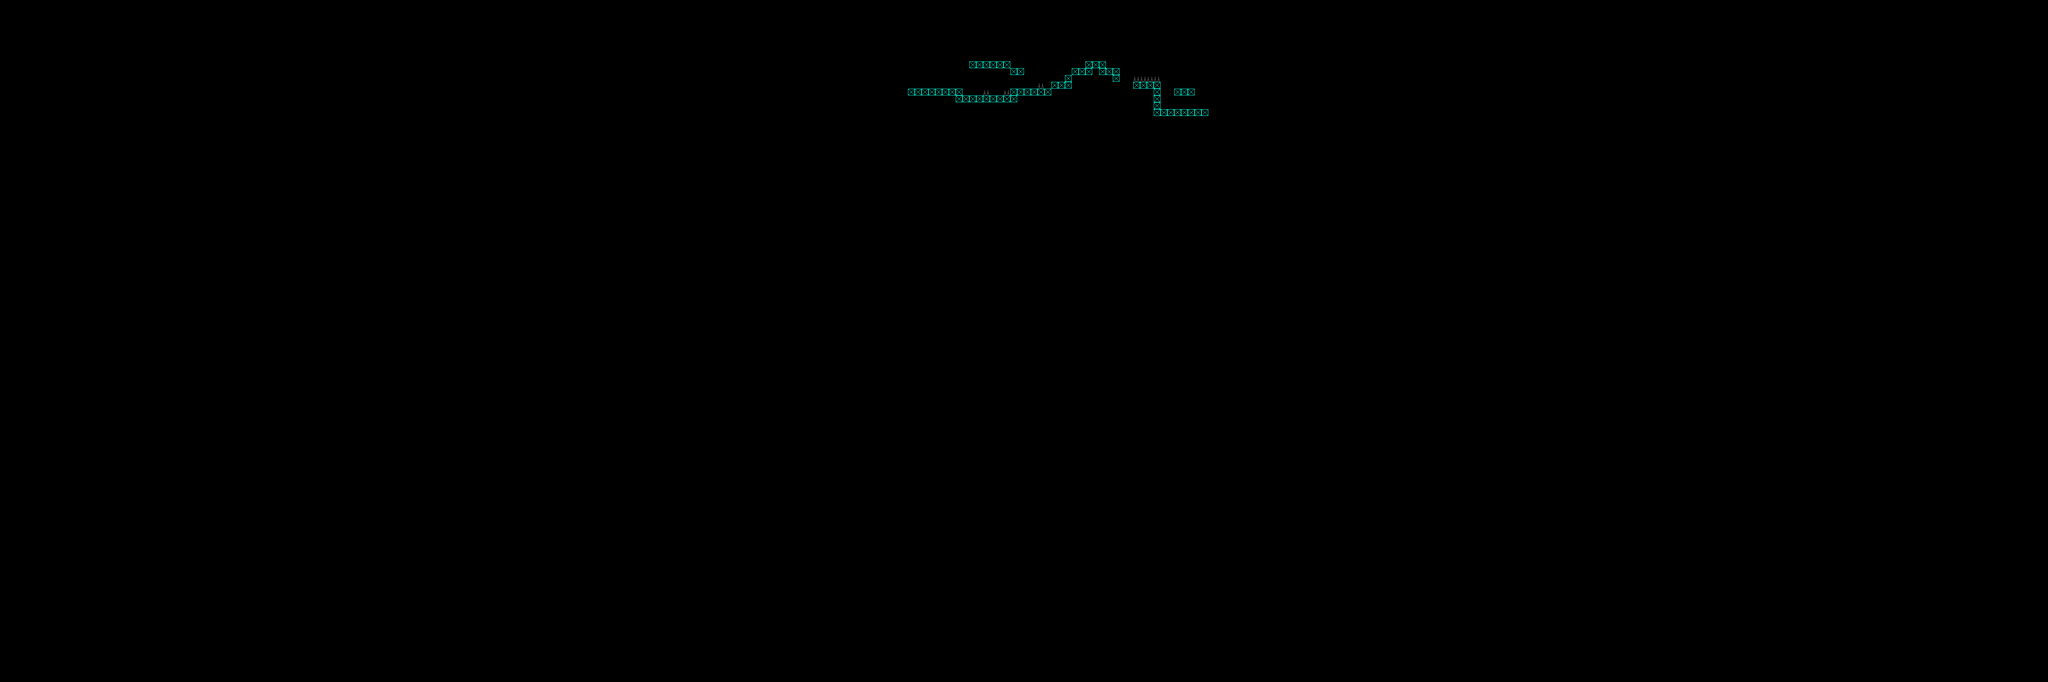

Tiled map render using the project's own tile images. Description and the map definition, with tile-layer contents summarised, below:
An orthogonal 300x100 tile map with 16x16 px tiles, 2 tile layers (Ground, Hazards).

<map version="1.0" tiledversion="2017.07.17" orientation="orthogonal" renderorder="left-up" width="300" height="100" tilewidth="16" tileheight="16" backgroundcolor="#000000" nextobjectid="1">
 <tileset firstgid="1" source="../Map/untitled.tsx" />
 <layer name="Ground" width="300" height="100">
  <properties>
   <property name="unity:layer" value="Ground" />
   <property name="unity:scale" value="0.0625" />
   <property name="unity:tag" value="Ground" />
  </properties>
  <data>[30000 cells, 70 non-empty, 2 distinct tile ids]</data>
 </layer>
 <layer name="Hazards" width="300" height="100">
  <properties>
   <property name="unity:isTrigger" value="true" />
  </properties>
  <data>[30000 cells, 0 non-empty, 0 distinct tile ids]</data>
 </layer>
</map>
